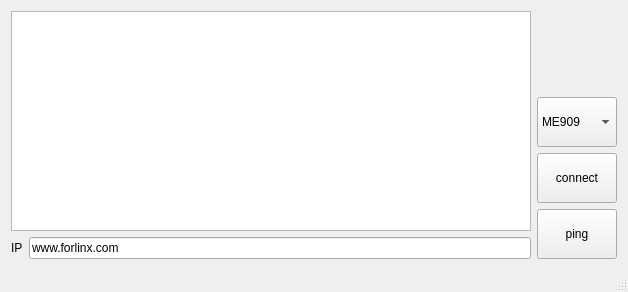
<?xml version="1.0" encoding="UTF-8"?>
<ui version="4.0">
 <class>MainWindow</class>
 <widget class="QMainWindow" name="MainWindow">
  <property name="geometry">
   <rect>
    <x>0</x>
    <y>0</y>
    <width>628</width>
    <height>292</height>
   </rect>
  </property>
  <property name="windowTitle">
   <string>4G</string>
  </property>
  <widget class="QWidget" name="centralWidget">
   <layout class="QGridLayout" name="gridLayout">
    <item row="0" column="0">
     <layout class="QHBoxLayout" name="horizontalLayout_2">
      <item>
       <layout class="QVBoxLayout" name="verticalLayout">
        <item>
         <widget class="QTextEdit" name="result"/>
        </item>
        <item>
         <layout class="QHBoxLayout" name="horizontalLayout">
          <item>
           <layout class="QHBoxLayout" name="horizontalLayout_3">
            <item>
             <widget class="QLabel" name="label_3">
              <property name="text">
               <string>IP</string>
              </property>
             </widget>
            </item>
            <item>
             <widget class="QLineEdit" name="hostip">
              <property name="text">
               <string>www.forlinx.com</string>
              </property>
             </widget>
            </item>
           </layout>
          </item>
         </layout>
        </item>
       </layout>
      </item>
      <item>
       <layout class="QVBoxLayout" name="verticalLayout_2">
        <item>
         <spacer name="verticalSpacer">
          <property name="orientation">
           <enum>Qt::Vertical</enum>
          </property>
          <property name="sizeHint" stdset="0">
           <size>
            <width>20</width>
            <height>40</height>
           </size>
          </property>
         </spacer>
        </item>
        <item>
         <widget class="QComboBox" name="comboBox">
          <property name="minimumSize">
           <size>
            <width>0</width>
            <height>50</height>
           </size>
          </property>
          <item>
           <property name="text">
            <string>ME909</string>
           </property>
          </item>
          <item>
           <property name="text">
            <string>EC20</string>
           </property>
          </item>
		  <item>
           <property name="text">
            <string>RM500</string>
           </property>
          </item>
         </widget>
        </item>
        <item>
         <widget class="QPushButton" name="connect">
          <property name="sizePolicy">
           <sizepolicy hsizetype="Minimum" vsizetype="Preferred">
            <horstretch>0</horstretch>
            <verstretch>0</verstretch>
           </sizepolicy>
          </property>
          <property name="minimumSize">
           <size>
            <width>0</width>
            <height>50</height>
           </size>
          </property>
          <property name="text">
           <string>connect</string>
          </property>
         </widget>
        </item>
        <item>
         <widget class="QPushButton" name="ping">
          <property name="sizePolicy">
           <sizepolicy hsizetype="Preferred" vsizetype="Minimum">
            <horstretch>0</horstretch>
            <verstretch>0</verstretch>
           </sizepolicy>
          </property>
          <property name="minimumSize">
           <size>
            <width>0</width>
            <height>50</height>
           </size>
          </property>
          <property name="text">
           <string>ping</string>
          </property>
         </widget>
        </item>
       </layout>
      </item>
     </layout>
    </item>
   </layout>
  </widget>
  <widget class="QMenuBar" name="menuBar">
   <property name="geometry">
    <rect>
     <x>0</x>
     <y>0</y>
     <width>628</width>
     <height>23</height>
    </rect>
   </property>
  </widget>
  <widget class="QStatusBar" name="statusBar"/>
 </widget>
 <layoutdefault spacing="6" margin="11"/>
 <resources/>
 <connections/>
</ui>
